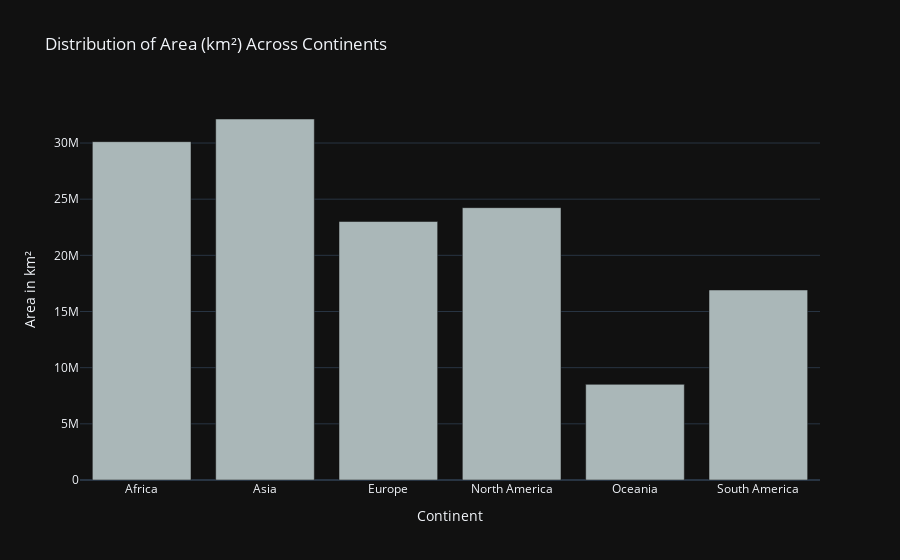

Notebook code cell kept with this figure:
### Code cell
fig = px.bar(d, x= d.index, y='Area (km²)',
             title='Distribution of Area (km²) Across Continents',
             labels={'Area (km²)': 'Area in km²'},
             color_discrete_sequence = [colors[8]],
             template='plotly_dark')

fig.show()

### Figure 1 — Plotly figure (JSON) as saved in the notebook; plotly's stock layout.template omitted (floating-point values rounded to 4 significant figures)
{"data": [{"alignmentgroup": "True", "hovertemplate": "Continent=%{x}<br>Area in km²=%{y}<extra></extra>", "legendgroup": "", "marker": {"color": "#AAB7B8 ", "pattern": {"shape": ""}}, "name": "", "offsetgroup": "", "orientation": "v", "showlegend": false, "textposition": "auto", "type": "bar", "x": ["Africa", "Asia", "Europe", "North America", "Oceania", "South America"], "xaxis": "x", "y": [30121241, 32138141, 23010411, 24244178, 8515081, 16916937], "yaxis": "y"}], "layout": {"autosize": true, "barmode": "relative", "legend": {"tracegroupgap": 0}, "title": {"text": "Distribution of Area (km²) Across Continents"}, "xaxis": {"anchor": "y", "autorange": true, "domain": [0, 1], "range": [-0.5, 5.5], "title": {"text": "Continent"}, "type": "category"}, "yaxis": {"anchor": "x", "autorange": true, "domain": [0, 1], "range": [0, 33830000.0], "title": {"text": "Area in km²"}, "type": "linear"}}}
